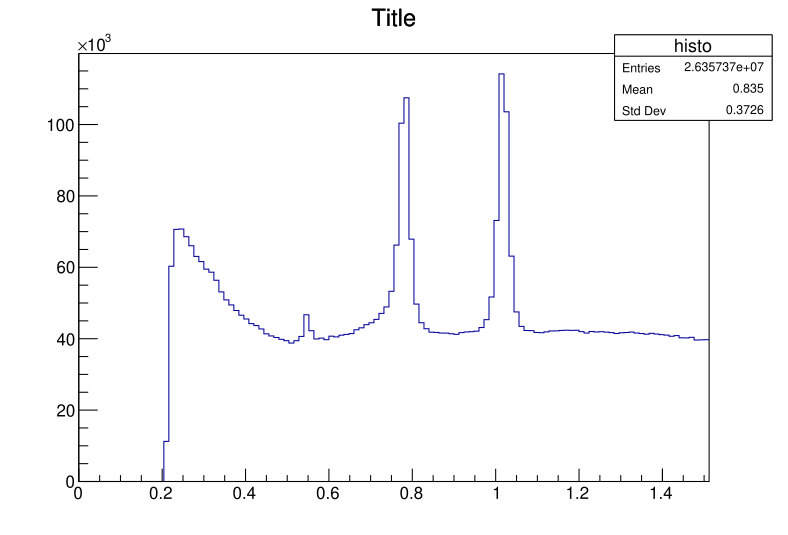

This figure's Python source:
import ROOT as r
import sys

peakname = "psi(2S)"
xmin = 3.5
xmax = 4.0
par0 = 30.e3



histfilename = "fullhistogram.root"
histfile = r.TFile.Open(histfilename,"READ")
histo = histfile.Get("histo")
histo.SetDirectory(0)
histfile.Close()
histo.SetAxisRange(0.,1.5)

canvas = r.TCanvas("canvas")
canvas.cd()
histo.Draw("h")
canvas.Print("zoom.pdf")
input('press enter to exit')
